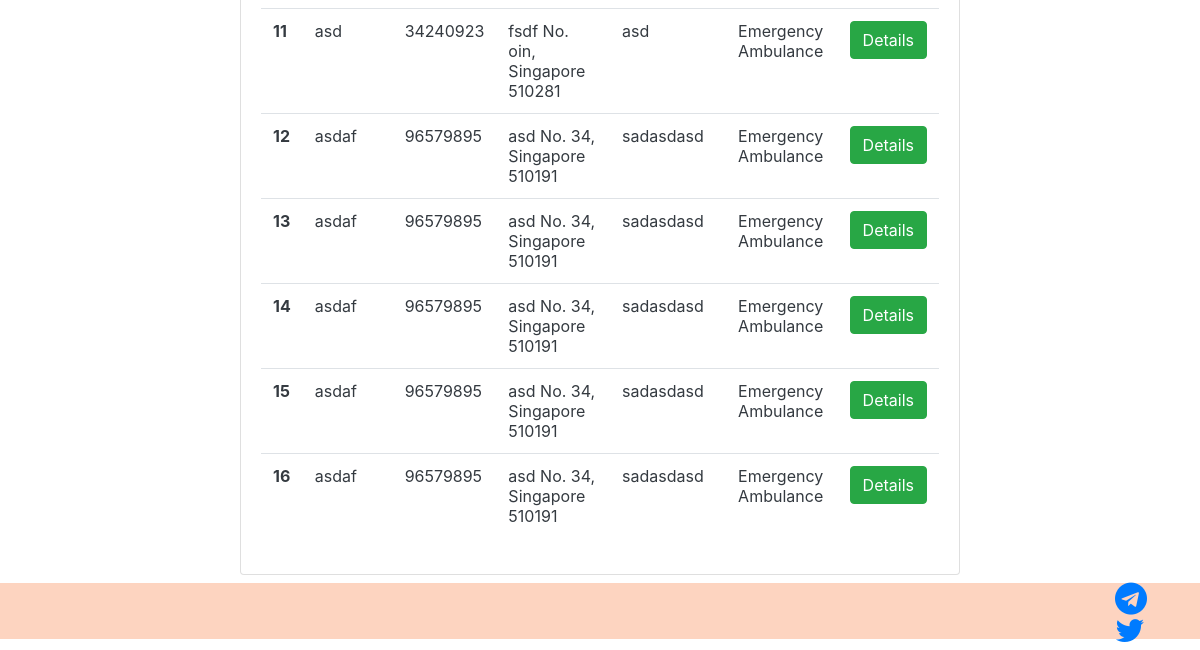
The page /archive/ (signed in, lower part) on the database as committed earlier.
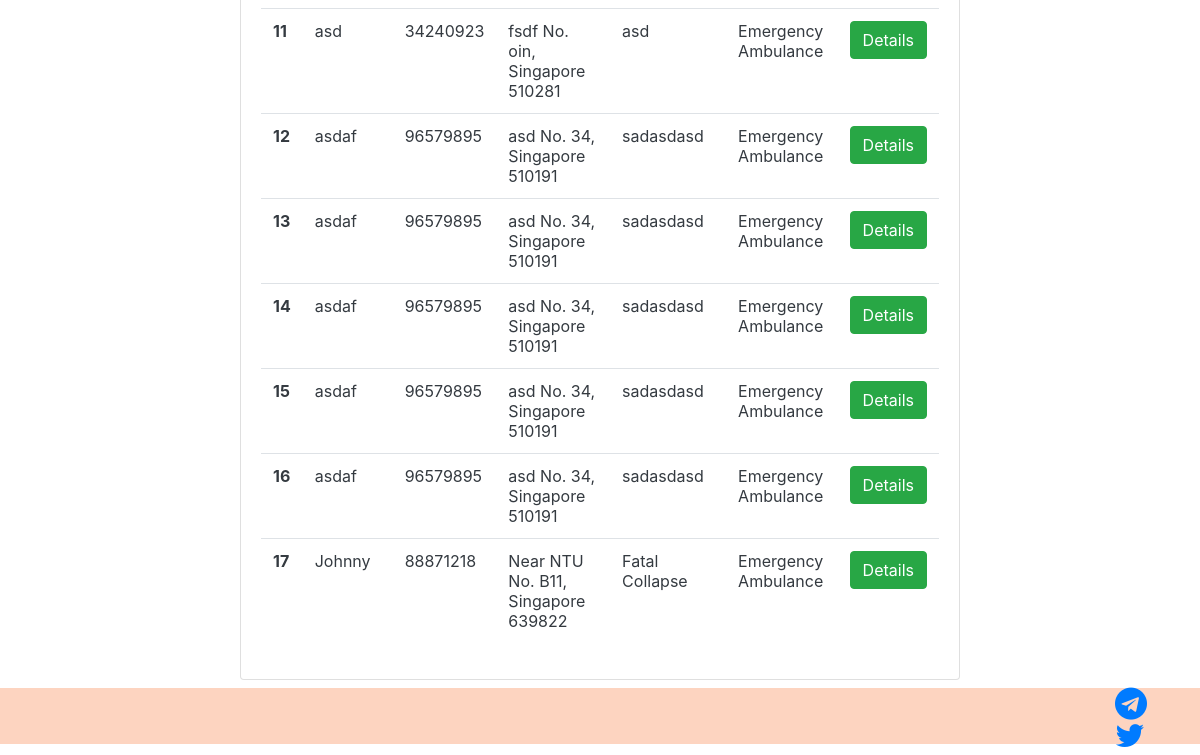
The same page on the database as committed later.
### CMSApp/models.py (models this page shows, shortened)
class Report(models.Model):
    ASSISTANCE_TYPE_CHOICES = (
        ('EA', 'Emergency Ambulance'),
        ('RE', 'Rescue and Evacuation'),
        ('FF', 'Fire-fighting'),
        ('GL', 'Gas Leak Control'),
    )
    name = models.CharField(max_length=120)
    mobile = models.CharField(max_length=8)
    location = models.CharField(max_length=500)
    unit_number = models.CharField(max_length=20)
    postal_code = models.CharField(max_length=6)
    description = models.CharField(max_length=500)
    type = models.CharField(max_length=2, choices=ASSISTANCE_TYPE_CHOICES)
    time = models.DateTimeField(default=datetime.datetime.now(tz=tz))

### CMSApp/views.py (the view)
# urls.py: url(r'^archive/$', views.archive, name='archive'),
@login_required
def archive(request):
    all_reports = Report.objects.all()
    return render(request, "CMSApp/archive.html", {'all_reports': all_reports})

### CMSApp/template/CMSApp/archive.html (shortened to what this page needs)
{% extends 'base.html' %}
{% block content %}
    <div class="card mx-auto" style="width: 45rem;" >
        <div class="card-body ">
            <div class="row">
                <div class="col" align="center">
                    <table class="table text-dark">
                        <tbody>
                        {% for report in all_reports %}
                            <tr>
                                <th scope="row">{{ forloop.counter }}</th>
                                <td>{{ report.name }}</td>
                                <td>{{ report.mobile }}</td>
                                <td>{{ report.location }} No. {{ report.unit_number }}, Singapore {{ report.postal_code }}</td>
                                <td>{{ report.description }}</td>
                                <td>
                                    {% ifequal report.type "EA" %}
                                        Emergency Ambulance
                                    {% endifequal %}
                                </td>
                                <td>
                                    <a href="{% url 'CMSApp:detail' report.pk %}" class="btn btn-success">
                                        Details
                                    </a>
                                </td>
                            </tr>
                        {% endfor %}
                        </tbody>
                    </table>
                </div>
            </div>
        </div>
    </div>
{% endblock %}

Rows that differ between the two databases and show on the page:
added Report: name "Johnny", mobile "88871218", location "Near NTU", unit_number "B11", postal_code "639822", description "Fatal Collapse"
